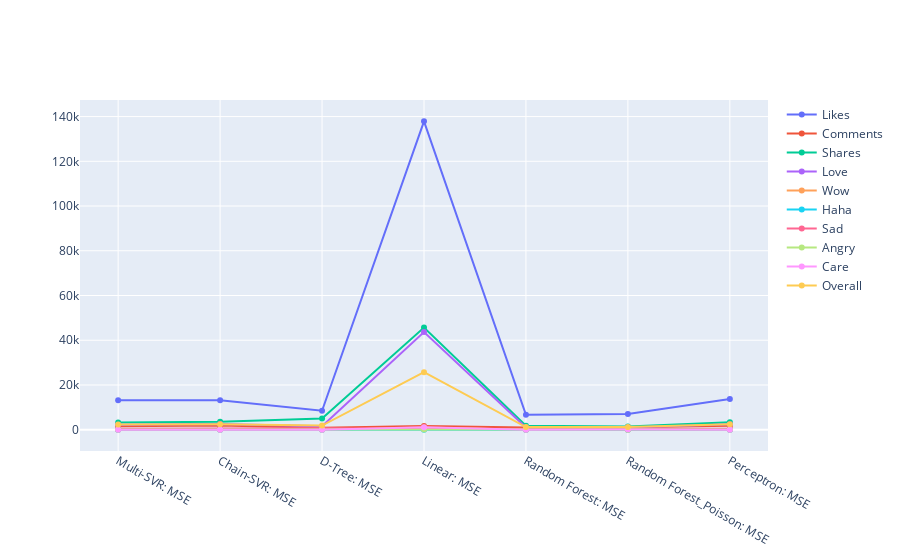

The notebook cell this image was saved under:
### Code cell
import plotly.graph_objects as go

fig= go.Figure()

for i in range(10):
    fig.add_trace(go.Scatter(x=df[mse_cols].columns, y =df[mse_cols].values[i],
                             mode='lines+markers', name=titles[i]))

fig.show()

### Figure 1 — Plotly figure (JSON) as saved in the notebook; plotly's stock layout.template omitted (floating-point values rounded to 4 significant figures)
{"data": [{"mode": "lines+markers", "name": "Likes", "type": "scatter", "x": ["Multi-SVR: MSE", "Chain-SVR: MSE", "D-Tree: MSE", "Linear: MSE", "Random Forest: MSE", "Random Forest_Poisson: MSE", "Perceptron: MSE"], "y": [13120.0, 13120.0, 8472.0, 137900.0, 6683.0, 7058.0, 13760.0]}, {"mode": "lines+markers", "name": "Comments", "type": "scatter", "x": ["Multi-SVR: MSE", "Chain-SVR: MSE", "D-Tree: MSE", "Linear: MSE", "Random Forest: MSE", "Random Forest_Poisson: MSE", "Perceptron: MSE"], "y": [1590.0, 1920.0, 895.6, 1676.0, 955.0, 1078.0, 1760.0]}, {"mode": "lines+markers", "name": "Shares", "type": "scatter", "x": ["Multi-SVR: MSE", "Chain-SVR: MSE", "D-Tree: MSE", "Linear: MSE", "Random Forest: MSE", "Random Forest_Poisson: MSE", "Perceptron: MSE"], "y": [3251.0, 3571.0, 4980.0, 45680.0, 1815.0, 1452.0, 3356.0]}, {"mode": "lines+markers", "name": "Love", "type": "scatter", "x": ["Multi-SVR: MSE", "Chain-SVR: MSE", "D-Tree: MSE", "Linear: MSE", "Random Forest: MSE", "Random Forest_Poisson: MSE", "Perceptron: MSE"], "y": [2160.0, 2537.0, 1560.0, 43630.0, 957.4, 976.9, 2405.0]}, {"mode": "lines+markers", "name": "Wow", "type": "scatter", "x": ["Multi-SVR: MSE", "Chain-SVR: MSE", "D-Tree: MSE", "Linear: MSE", "Random Forest: MSE", "Random Forest_Poisson: MSE", "Perceptron: MSE"], "y": [15.98, 20.4, 24.44, 985.2, 12.88, 20.19, 18.76]}, {"mode": "lines+markers", "name": "Haha", "type": "scatter", "x": ["Multi-SVR: MSE", "Chain-SVR: MSE", "D-Tree: MSE", "Linear: MSE", "Random Forest: MSE", "Random Forest_Poisson: MSE", "Perceptron: MSE"], "y": [1.374, 1.41, 7.305, 1.964, 32.21, 6.881, 1.537]}, {"mode": "lines+markers", "name": "Sad", "type": "scatter", "x": ["Multi-SVR: MSE", "Chain-SVR: MSE", "D-Tree: MSE", "Linear: MSE", "Random Forest: MSE", "Random Forest_Poisson: MSE", "Perceptron: MSE"], "y": [386.9, 388.8, 694.3, 340.8, 271.9, 264.8, 386.0]}, {"mode": "lines+markers", "name": "Angry", "type": "scatter", "x": ["Multi-SVR: MSE", "Chain-SVR: MSE", "D-Tree: MSE", "Linear: MSE", "Random Forest: MSE", "Random Forest_Poisson: MSE", "Perceptron: MSE"], "y": [39.79, 39.82, 47.2, 45.5, 43.35, 34.12, 38.83]}, {"mode": "lines+markers", "name": "Care", "type": "scatter", "x": ["Multi-SVR: MSE", "Chain-SVR: MSE", "D-Tree: MSE", "Linear: MSE", "Random Forest: MSE", "Random Forest_Poisson: MSE", "Perceptron: MSE"], "y": [16.81, 19.95, 7.799, 1096.0, 23.52, 47.99, 19.52]}, {"mode": "lines+markers", "name": "Overall", "type": "scatter", "x": ["Multi-SVR: MSE", "Chain-SVR: MSE", "D-Tree: MSE", "Linear: MSE", "Random Forest: MSE", "Random Forest_Poisson: MSE", "Perceptron: MSE"], "y": [2287.0, 2402.0, 1854.0, 25710.0, 1199.0, 1215.0, 2416.0]}], "layout": {}}
